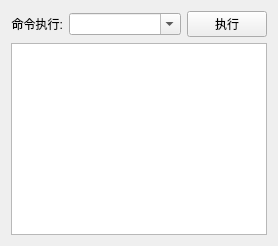
      <widget class="QWidget" name="tab_26">
       <attribute name="title">
        <string>命令执行</string>
       </attribute>
       <layout class="QVBoxLayout" name="verticalLayout_18">
        <item>
         <layout class="QVBoxLayout" name="verticalLayout_19">
          <item>
           <layout class="QHBoxLayout" name="horizontalLayout_19">
            <item>
             <widget class="QLabel" name="commandLabel_13">
              <property name="sizePolicy">
               <sizepolicy hsizetype="Expanding" vsizetype="Preferred">
                <horstretch>1</horstretch>
                <verstretch>0</verstretch>
               </sizepolicy>
              </property>
              <property name="text">
               <string>命令执行:</string>
              </property>
              <property name="alignment">
               <set>Qt::AlignRight|Qt::AlignTrailing|Qt::AlignVCenter</set>
              </property>
             </widget>
            </item>
            <item>
             <widget class="QComboBox" name="commandCombo_7">
              <property name="sizePolicy">
               <sizepolicy hsizetype="Preferred" vsizetype="Fixed">
                <horstretch>11</horstretch>
                <verstretch>0</verstretch>
               </sizepolicy>
              </property>
              <property name="toolTip">
               <string>Specify your name</string>
              </property>
              <property name="editable">
               <bool>true</bool>
              </property>
             </widget>
            </item>
            <item>
             <widget class="QPushButton" name="commondButton_16">
              <property name="sizePolicy">
               <sizepolicy hsizetype="Minimum" vsizetype="Fixed">
                <horstretch>1</horstretch>
                <verstretch>0</verstretch>
               </sizepolicy>
              </property>
              <property name="text">
               <string>执行</string>
              </property>
             </widget>
            </item>
           </layout>
          </item>
          <item>
           <widget class="QTextEdit" name="commandBasicInfoTextEdit_10">
            <property name="accessibleDescription">
             <string/>
            </property>
            <property name="overwriteMode">
             <bool>true</bool>
            </property>
            <property name="placeholderText">
             <string/>
            </property>
           </widget>
          </item>
         </layout>
        </item>
       </layout>
      </widget>
